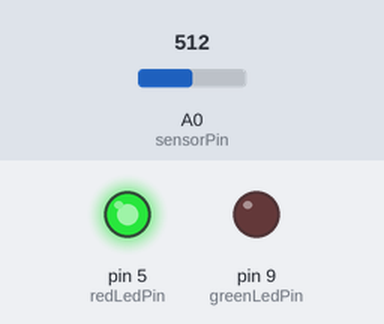
Bench run of a sketch on a simulated Arduino Uno, built with avr-gcc and run on an emulated ATmega328P. On the bench: output pins drawn as LEDs (lit = HIGH). The inputs (shaded band) are chosen by the test bench; at power-on: A0 (sensorPin) = 512. What the sketch prints to the serial monitor is not drawn.

Above: at 1.3 s.
1.4 s: A0 (sensorPin) set to 500
At 2.8 s:
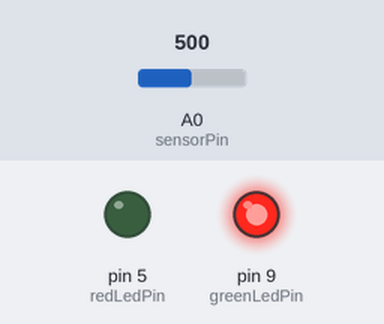
3.1 s: A0 (sensorPin) set to 522
At 5.2 s:
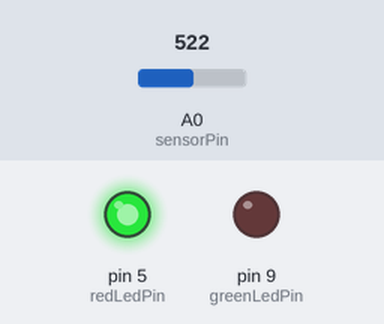
Timing chart, 0 to 6.7 s (numbered marks = the images above; inputs shaded):
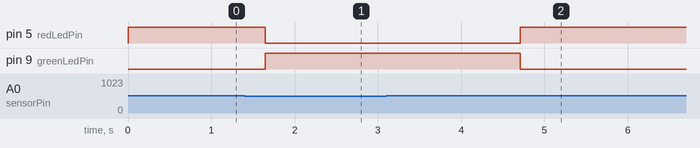

Measured:
- the behaviour switches between 512 and 511 on A0 (sensorPin) (found by bisection; images 0 and 1)
- after the input at 1.4 s, pin 5 (redLedPin): HIGH → LOW after 0.25 s; pin 9 (greenLedPin): LOW → HIGH after 0.25 s
- after the input at 3.1 s, pin 5 (redLedPin): LOW → HIGH after 1.6 s; pin 9 (greenLedPin): HIGH → LOW after 1.6 s

The sketch:

sketch.ino
```cpp
#define greenLedPin 9       // зелёный светодиод — двери открыты
#define redLedPin 5         // красный светодиод — двери закрыты
#define sensorPin A0        // фоторезистор

// Время, на которое двери остаются открытыми.
const unsigned long openDuration = 3000;

void setup() {
  pinMode(redLedPin, OUTPUT);
  pinMode(greenLedPin, OUTPUT);
  Serial.begin(9600);

  // По умолчанию двери закрыты (горит красный)
  digitalWrite(redLedPin, HIGH);
  digitalWrite(greenLedPin, LOW);
}

void loop() {
  int sensorValue = analogRead(sensorPin);
  Serial.print("Значение с фоторезистора: ");
  Serial.println(sensorValue);

  // Если освещённость низкая (человек рядом) — открыть дверь
  if (sensorValue < 512) {
    // открыть двери (зелёный)
    digitalWrite(redLedPin, LOW);
    digitalWrite(greenLedPin, HIGH);
    Serial.println("Человек подошёл — двери открываются");

    delay(openDuration);  // подождать

    sensorValue = analogRead(sensorPin); // проверить снова
    if (sensorValue < 512) {
      Serial.println("Человек всё ещё рядом — двери остаются открытыми");
    } else {
      // закрыть двери (красный)
      digitalWrite(redLedPin, HIGH);
      digitalWrite(greenLedPin, LOW);
      Serial.println("Человек ушёл — двери закрываются");
    }
  } else {
    // человек далеко — двери закрыты
    digitalWrite(redLedPin, HIGH);
    digitalWrite(greenLedPin, LOW);
    Serial.println("Человек далеко — двери закрыты");
  }

  delay(500);
}
```

task9.cpp
```cpp
#define greenLedPin 9       // зелёный светодиод — двери открыты
#define redLedPin 5         // красный светодиод — двери закрыты
#define sensorPin A0        // фоторезистор

// Время, на которое двери остаются открытыми.
const unsigned long openDuration = 3000;

void setup() {
  pinMode(redLedPin, OUTPUT);
  pinMode(greenLedPin, OUTPUT);
  Serial.begin(9600);

  // По умолчанию двери закрыты (горит красный)
  digitalWrite(redLedPin, HIGH);
  digitalWrite(greenLedPin, LOW);
}

void loop() {
  int sensorValue = analogRead(sensorPin);
  Serial.print("Значение с фоторезистора: ");
  Serial.println(sensorValue);

  // Если освещённость низкая (человек рядом) — открыть дверь
  if (sensorValue < 512) {
    // открыть двери (зелёный)
    digitalWrite(redLedPin, LOW);
    digitalWrite(greenLedPin, HIGH);
    Serial.println("Человек подошёл — двери открываются");

    delay(openDuration);  // подождать

    sensorValue = analogRead(sensorPin); // проверить снова
    if (sensorValue < 512) {
      Serial.println("Человек всё ещё рядом — двери остаются открытыми");
    } else {
      // закрыть двери (красный)
      digitalWrite(redLedPin, HIGH);
      digitalWrite(greenLedPin, LOW);
      Serial.println("Человек ушёл — двери закрываются");
    }
  } else {
    // человек далеко — двери закрыты
    digitalWrite(redLedPin, HIGH);
    digitalWrite(greenLedPin, LOW);
    Serial.println("Человек далеко — двери закрыты");
  }

  delay(500);
}
```
